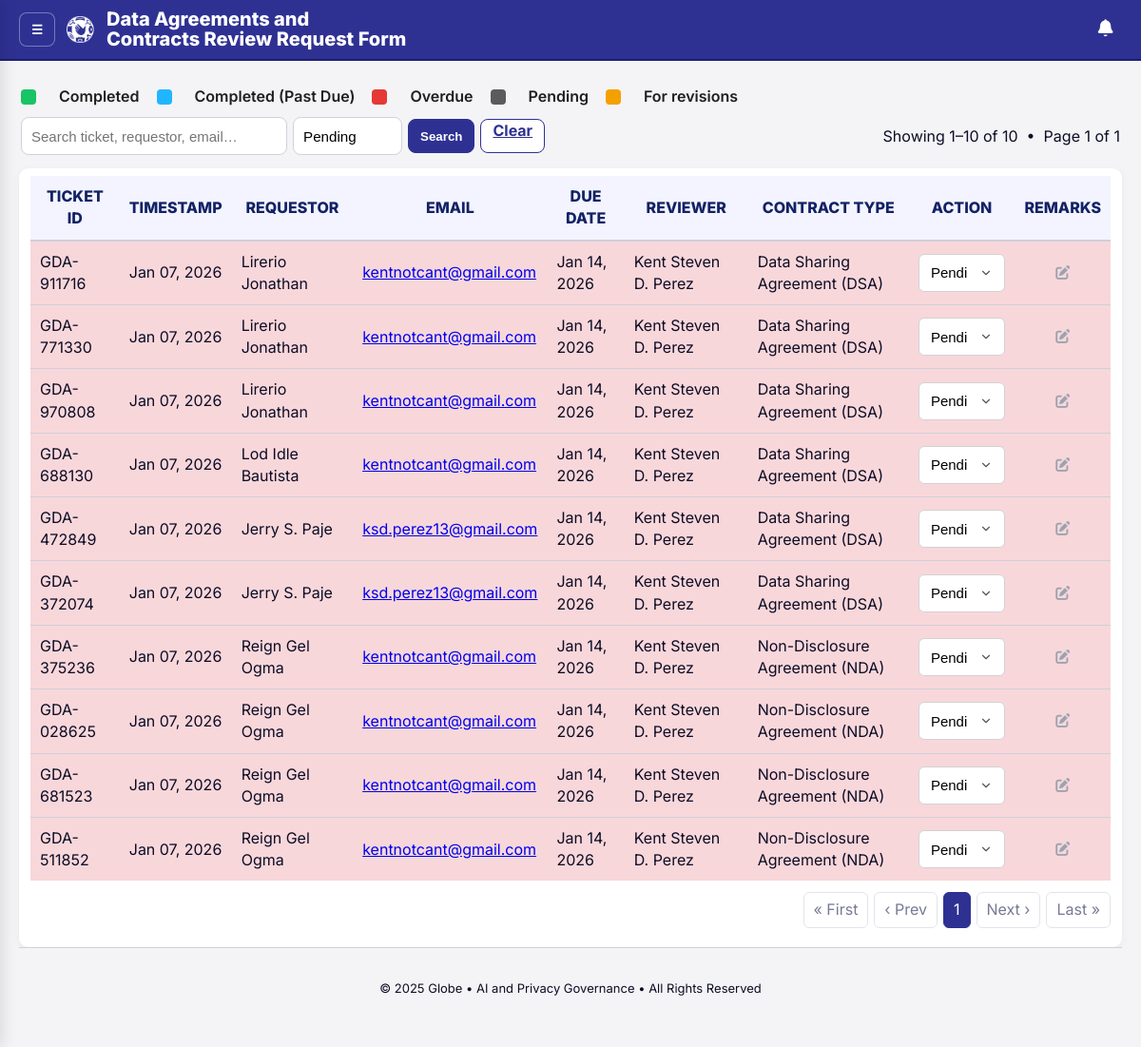
/tickets.php?status=Pending (signed in), run on the app's committed database.
### tables this page shows
CREATE TABLE `tickets` (
  `id` bigint(20) unsigned NOT NULL AUTO_INCREMENT,
  `ticket_code` varchar(20) NOT NULL,
  `created_at` datetime NOT NULL DEFAULT current_timestamp(),
  `full_name` varchar(200) NOT NULL,
  `email` varchar(200) NOT NULL,
  `priority` enum('Low','Normal','High','Urgent') DEFAULT 'Normal',
  `due_date` date DEFAULT NULL,
  `completed_at` datetime DEFAULT NULL,
  `grp` varchar(50) NOT NULL,
  `tribe` varchar(200) DEFAULT NULL,
  `assigned_lawyer` varchar(200) DEFAULT NULL,
  `cc_emails` text DEFAULT NULL,
  `summary` text NOT NULL,
  `contract_type` varchar(100) NOT NULL,
  `contract_other` varchar(200) DEFAULT NULL,
  `customer` varchar(200) NOT NULL,
  `vendor` varchar(200) NOT NULL,
  `pd_nature` varchar(120) NOT NULL,
  `pd_other_text` varchar(255) DEFAULT NULL,
  `clauses` text NOT NULL,
  `doc_link` varchar(1000) DEFAULT NULL,
  `status` enum('Pending','In Review','For Revisions','Completed') NOT NULL DEFAULT 'Pending',
  `remarks` text DEFAULT NULL,
  `email_24h_sent` tinyint(1) NOT NULL DEFAULT 0,
  `email_24h_sent_at` datetime DEFAULT NULL,
  PRIMARY KEY (`id`)
);

CREATE TABLE `lawyers` (
  `id` int(11) NOT NULL AUTO_INCREMENT,
  `name` varchar(100) NOT NULL,
  `email` varchar(190) NOT NULL,
  `pass_hash` varchar(255) NOT NULL,
  `role` enum('lawyer','admin') NOT NULL DEFAULT 'lawyer',
  `created_at` timestamp NOT NULL DEFAULT current_timestamp(),
  `archived_at` datetime DEFAULT NULL,
  `archived_by` int(11) DEFAULT NULL,
  PRIMARY KEY (`id`),
  UNIQUE KEY `email` (`email`),
  KEY `idx_lawyers_archived_at` (`archived_at`)
);

### api/query_tickets.php (called while the page is built, shortened)
<?php
$q       = trim($_GET['q'] ?? '');
$page    = max(1, (int)($_GET['page'] ?? 1));
$perPage = 10;
$status = $_GET['status'] ?? '';
$conditions = ['1'];
$types      = '';
$params     = [];
if ($status !== '') {
    if ($status === 'Overdue') {
        $conditions[] = "(t.due_date < CURDATE() AND t.status <> 'Completed')";
    } else {
        $conditions[] = "t.status = ?";
        $params[] = $status;
        $types   .= 's';
    }
}
$where = implode(' AND ', $conditions);
$usePrepared = ($types !== '');
$countSql = "
SELECT COUNT(*) c
FROM tickets t
LEFT JOIN lawyers l ON l.id = t.assigned_lawyer
WHERE $where
";
if (!$usePrepared) {
    $countRes = $conn->query($countSql);
    $total = (int) $countRes->fetch_assoc()['c'];
} else {
    $stmtCnt = $conn->prepare($countSql);
    $stmtCnt->bind_param($types, ...$params);
    $stmtCnt->execute();
    $resCnt = $stmtCnt->get_result();
    $total  = (int) $resCnt->fetch_assoc()['c'];
}
$totalPages = max(1, ceil($total / $perPage));
$offset = ($page - 1) * $perPage;
$selectSql = "
SELECT
    t.id,
    t.ticket_code,
    t.created_at,
    t.completed_at,
    t.full_name,
    t.email,
    t.priority,
    t.due_date,
    t.assigned_lawyer,
    t.contract_type,
    t.status,
    t.remarks,
    l.name  AS reviewer_name,
    l.email AS reviewer_email
FROM tickets t
LEFT JOIN lawyers l
       ON l.email = t.assigned_lawyer
WHERE $where
ORDER BY t.id DESC
LIMIT ? OFFSET ?
";
if (!$usePrepared) {
    $stmt = $conn->prepare($selectSql);
    $stmt->bind_param("ii", $perPage, $offset);
} else {
    $typesPage  = $types . "ii";
    $paramsPage = $params;
    $paramsPage[] = $perPage;
    $paramsPage[] = $offset;
    $stmt = $conn->prepare($selectSql);
    $stmt->bind_param($typesPage, ...$paramsPage);
}
$stmt->execute();
$rows = $stmt->get_result();

### tickets.php (the view, shortened to what this page needs)
<?php
require __DIR__ . '/config/db.php';
require __DIR__ . '/utils/pagination.php';
include __DIR__ . '/api/query_tickets.php';
function h($s){ return htmlspecialchars((string)$s, ENT_QUOTES, 'UTF-8'); }
function status_class($status, $due_date, $completed_at = null) {
    $today = date('Y-m-d');
    $due = $due_date ? date('Y-m-d', strtotime($due_date)) : null;
    if ($due && $due < $today) {
        return 'row-overdue';
    }
    return 'row-pending';
}
?>
<!doctype html>
<html lang="en">
<head>
  <link rel="stylesheet" href="assets/css/admin.css">
  <link rel="stylesheet" href="assets/css/notifications.css">
  <link rel="stylesheet" href="https://cdnjs.cloudflare.com/ajax/libs/font-awesome/7.0.1/css/all.min.css">
</head>
<body>
<?php
include __DIR__ . '/assets/partials/brandbar.php';
?>
<main class="container-fluid page" id="mainContent">
<div class="legend">
    <span class="dot dot-green"></span> Completed
    <span class="dot dot-blue"></span> Completed (Past Due)
    <span class="dot dot-red"></span> Overdue
    <span class="dot dot-gray"></span> Pending
    <span class="dot dot-amber"></span> For revisions
</div>
  <div class="toolbar">
    <form class="search" method="get" action="">
      <input type="text" name="q" value="<?= h($q) ?>" placeholder="Search ticket, requestor, email…">
      <select name="status" class="status-filter" onchange="this.form.submit()">
        <option value="Pending"        <?= $status==='Pending'?'selected':''; ?>>Pending</option>
      </select>
      <button class="btn" type="submit">Search</button>
      <?php if ($q !== '' || $status !== ''): ?>
        <a class="btn ghost" href="tickets.php">Clear</a>
      <?php endif; ?>
    </form>
      <?php
      $from = ($total === 0) ? 0 : ($offset + 1);
      $to   = min($offset + $perPage, $total);
      ?>
      <div class="muted">
        Showing <?= $from ?>–<?= $to ?> of <?= $total ?>
        &nbsp;•&nbsp;
        Page <?= (int)$page ?> of <?= (int)$totalPages ?>
      </div>
  </div>
  <section class="table-wrap">
    <table class="tickets">
      <thead>
        <tr>
          <th>TICKET ID</th>
          <th>TIMESTAMP</th>
          <th>REQUESTOR</th>
          <th>EMAIL</th>
          <th>DUE DATE</th>
          <th>REVIEWER</th>
          <th>CONTRACT TYPE</th>
          <th>ACTION</th>
          <th>REMARKS</th>
        </tr>
      </thead>
      <tbody>
        <?php while ($r = $rows->fetch_assoc()):
         $class = status_class($r['status'], $r['due_date'] ?? null,$r['completed_at'] ?? null);
          $reviewerName = $r['reviewer_name'] ?? 'Unassigned';
        ?>
        <tr class="<?= $class ?>">
          <td><?= h($r['ticket_code']) ?></td>
          <td><?= h(date('M d, Y', strtotime($r['created_at']))) ?></td>
          <td><?= h($r['full_name']) ?></td>
          <td><a href="mailto:<?= h($r['email']) ?>"><?= h($r['email']) ?></a></td>
          <td><?= h(date('M d, Y', strtotime($r['due_date']))) ?></td>
          <td><?= h($reviewerName) ?></td>
          <td><?= h($r['contract_type']) ?></td>
          <td>
            <form method="post" action="api/update_status.php">
              <select name="status" onchange="this.form.submit()"
                <?= $r['status']==='Completed'?'disabled':''; ?>>
                <option value="Pending"        <?= $r['status']==='Pending'?'selected':''; ?>>Pending</option>
              </select>
            </form>
          </td>
        <td style="text-align:center;">
          <?php $hasRemarks = trim((string)($r['remarks'] ?? '')) !== ''; ?>
          <button
            type="button"
            class="icon-btn openRemarksModal <?= $hasRemarks ? 'has-remarks' : 'no-remarks' ?>"
            title="<?= $hasRemarks ? 'View / Edit Remarks' : 'Add Remarks' ?>"
            data-id="<?= (int)$r['id'] ?>"
            data-ticket="<?= h($r['ticket_code']) ?>"
            data-remarks="<?= h($r['remarks'] ?? '') ?>"
          >
            <i class="fa-solid fa-pen-to-square"></i>
          </button>
        </td>
        </tr>
      <?php endwhile; ?>
      </tbody>
    </table>
    <?= build_pagination($page, $totalPages, $q, $status) ?>
  </section>
        <footer class="site-footer">
        <p>© 2025 Globe • AI and Privacy Governance • All Rights Reserved</p>
      </footer>
</main>
</body>
</html>

### assets/css/admin.css (style rules this page uses)
* { scrollbar-width: thin; scrollbar-color: var(--brand) var(--bg); }
:root { --brand: #2E3192; --brand-700: #1e2375; --brand-ring: 0 0 0 3px rgba(46,49,146,.15); --bg: #f4f4f6; --card: #ffffff; --ink: #0d0d26; --muted: #666; --border: #d2d2d2; --green: #18c465; --red: #e53935; --amber: #f4a000; --gray: #5b5b5b; --row-border: #cfcfd8; }
* { box-sizing: border-box; }
html, body { margin: 0; height: 100%; background: var(--bg); color: var(--ink); font-family: "Inter", system-ui, -apple-system, Segoe UI, Roboto, Arial, sans-serif; line-height: 1.45; }
input[type="text"], input[type="email"], input[type="file"], textarea, select { width: 100%; font-size: 15px; padding: 10px 12px; min-height: 40px; border: 1px solid var(--border); border-radius: 6px; background: #fff; transition: border-color .2s, box-shadow .2s, background .2s; }
select { -webkit-appearance: none; appearance: none; background-repeat: no-repeat; background-position: right 12px center; background-size: 14px; padding-right: 38px; }
.btn { padding: 10px 18px; border: none; border-radius: 8px; font-weight: 700; cursor: pointer; transition: transform .04s, background .2s, filter .2s; }
.btn:not(.primary) { background: #fff; border: 1px solid #ccc; }
.icon-btn { border: 1px solid transparent; background: transparent; padding: 6px 8px; border-radius: 8px; cursor: pointer; transition: all .15s ease; }
.icon-btn i { font-size: 15px; }
.icon-btn.no-remarks { color: #9ca3af; }
.legend { display:flex; align-items:center; gap:18px; margin:6px 0 10px 2px; color:#1f1f1f; font-weight:600; }
.dot { width:16px; height:16px; border-radius:4px; display:inline-block; margin-right:6px; }
.dot-green { background: var(--green); }
.dot-red { background: var(--red); }
.dot-gray { background: var(--gray); }
.dot-amber { background: var(--amber); }
.dot-blue { background: #1fb6ff; }
.table-wrap { background:#fff; border-radius:10px; padding:8px 12px; box-shadow:0 2px 8px rgba(0,0,0,.05); width:100%; overflow-x:auto; }
table.tickets { width:100%; border-collapse:separate; border-spacing:0; }
.tickets th { background:#f3f4ff; color:#122265; font-weight:800; border-bottom:2px solid var(--row-border); padding:10px; position:sticky; top:0; z-index:1; }
.tickets td { padding:10px; border-bottom:1px solid var(--row-border); }
.tickets tr:last-child td { border-bottom:none; }
.row-overdue { background: rgba(229,57,53,.16); }
.row-overdue { background-color: #f8d7da !important; }
#mainContent { padding: 20px 20px; }
.toolbar { display:flex;gap:12px;align-items:center;justify-content:space-between;margin:10px 2px 14px }
.toolbar .search { display:flex;gap:6px;align-items:center }
.toolbar input[type="text"] { height:36px;padding:6px 10px;border:1px solid #cfd3dc;border-radius:8px;min-width:280px }
.toolbar .btn { height:36px;padding:0 12px;border-radius:8px;border:1px solid #2E3192;background:#2E3192;color:#fff;cursor:pointer }
.toolbar .btn.ghost { background:#fff;color:#2E3192 }
.table-wrap { width:100%;overflow-x:auto }
.status-filter { height:36px; padding:0 10px; border:1px solid #cfd3dc; border-radius:8px; background:#fff; font-size:.95rem; }
.site-footer { height: var(--footer-h); display:flex; align-items:center; justify-content:center; text-align:center; padding: 20px 16px; font-size:13px; border-top: 1px solid var(--border); background: var(--bg); flex: 0 0 auto; }

### data on the page
tickets: ticket_code "GDA-911716", created_at "Jan 07, 2026", full_name "Lirerio Jonathan", email "kentnotcant@gmail.com", due_date "Jan 14, 2026", lawyers.name "Kent Steven D. Perez", contract_type "Data Sharing Agreement (DSA)", status "Pending"
tickets: ticket_code "GDA-771330", created_at "Jan 07, 2026", full_name "Lirerio Jonathan", email "kentnotcant@gmail.com", due_date "Jan 14, 2026", lawyers.name "Kent Steven D. Perez", contract_type "Data Sharing Agreement (DSA)", status "Pending"
tickets: ticket_code "GDA-970808", created_at "Jan 07, 2026", full_name "Lirerio Jonathan", email "kentnotcant@gmail.com", due_date "Jan 14, 2026", lawyers.name "Kent Steven D. Perez", contract_type "Data Sharing Agreement (DSA)", status "Pending"
tickets: ticket_code "GDA-688130", created_at "Jan 07, 2026", full_name "Lod Idle Bautista", email "kentnotcant@gmail.com", due_date "Jan 14, 2026", lawyers.name "Kent Steven D. Perez", contract_type "Data Sharing Agreement (DSA)", status "Pending"
tickets: ticket_code "GDA-472849", created_at "Jan 07, 2026", full_name "Jerry S. Paje", email "ksd.perez13@gmail.com", due_date "Jan 14, 2026", lawyers.name "Kent Steven D. Perez", contract_type "Data Sharing Agreement (DSA)", status "Pending"
tickets: ticket_code "GDA-372074", created_at "Jan 07, 2026", full_name "Jerry S. Paje", email "ksd.perez13@gmail.com", due_date "Jan 14, 2026", lawyers.name "Kent Steven D. Perez", contract_type "Data Sharing Agreement (DSA)", status "Pending"
tickets: ticket_code "GDA-375236", created_at "Jan 07, 2026", full_name "Reign Gel Ogma", email "kentnotcant@gmail.com", due_date "Jan 14, 2026", lawyers.name "Kent Steven D. Perez", contract_type "Non-Disclosure Agreement (NDA)", status "Pending"
tickets: ticket_code "GDA-028625", created_at "Jan 07, 2026", full_name "Reign Gel Ogma", email "kentnotcant@gmail.com", due_date "Jan 14, 2026", lawyers.name "Kent Steven D. Perez", contract_type "Non-Disclosure Agreement (NDA)", status "Pending"
tickets: ticket_code "GDA-681523", created_at "Jan 07, 2026", full_name "Reign Gel Ogma", email "kentnotcant@gmail.com", due_date "Jan 14, 2026", lawyers.name "Kent Steven D. Perez", contract_type "Non-Disclosure Agreement (NDA)", status "Pending"
tickets: ticket_code "GDA-511852", created_at "Jan 07, 2026", full_name "Reign Gel Ogma", email "kentnotcant@gmail.com", due_date "Jan 14, 2026", lawyers.name "Kent Steven D. Perez", contract_type "Non-Disclosure Agreement (NDA)", status "Pending"

### other printed values
$brand['titleLines'][0] "Data Agreements and"
$brand['titleLines'][1] "Contracts Review Request Form"
$from "1"
$to "10"
$total "10"
$page "1"
$totalPages "1"
